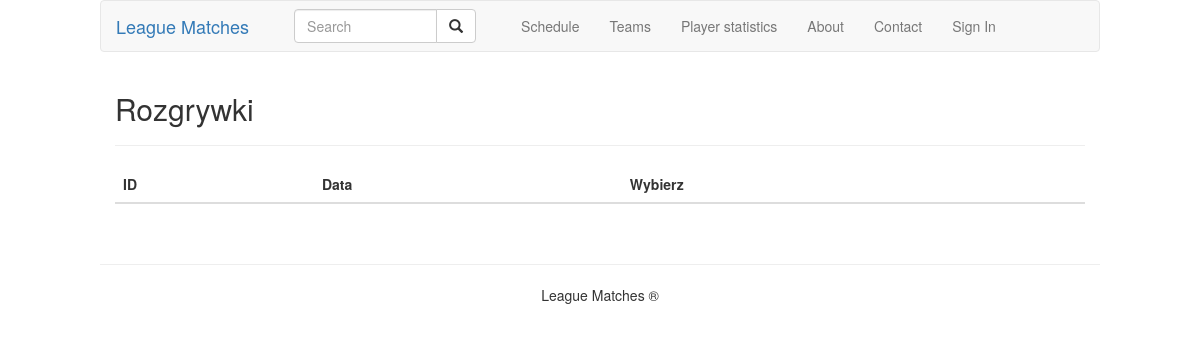
/schedule/, run on an earlier commit of the app's database.
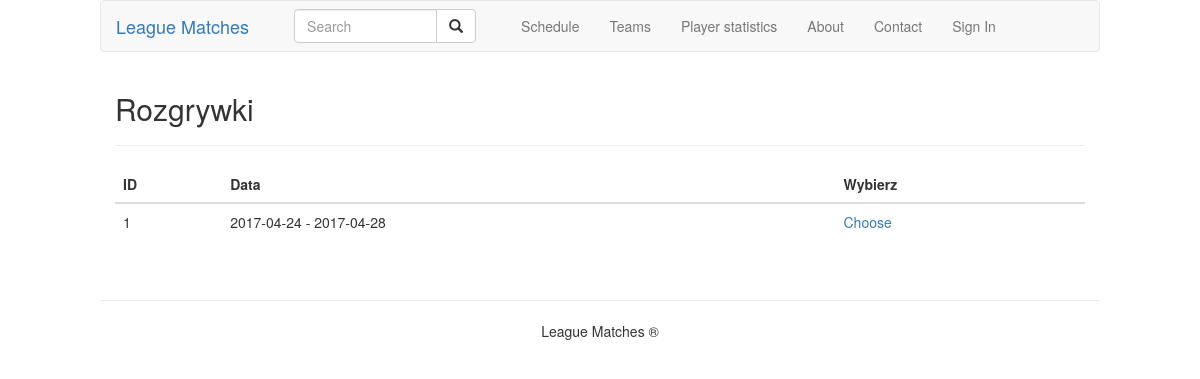
And on a later commit of the database.
### game/models.py (models this page shows)
class Serie(models.Model):
    begin = models.DateField()
    end = models.DateField()
    def __str__(self):
        return str(self.begin) + ' - ' + str(self.end)

### game/views.py (the view)
# urls.py: url(r'^schedule/$', views.show_schedule, name="schedule"),
def show_schedule(request):
    series = Serie.objects.all()
    return render_to_response('schedule.html', {'series': series})

### game/templates/schedule.html
{% extends "base.html" %}
{% block content %}
    <h2>Rozgrywki</h2>
    <hr>
    <table class="table">
        <thead>
            <tr>
                <th>ID</th>
                <th>Data</th>
                <th>Wybierz</th>
            </tr>
        </thead>
        <tbody>
            {% for s in series %}
                <tr>
                    <td>{{ s.id }}</td>
                    <td>{{ s }}</td>
                    <td><a href="{% url 'games' s.id %}">Choose</a></td>
                </tr>
            {% endfor %}
        </tbody>
    </table>
{% endblock %}

What changed in the data, as far as the page shows it:
added Serie: id "1", begin+end "2017-04-24 - 2017-04-28"
